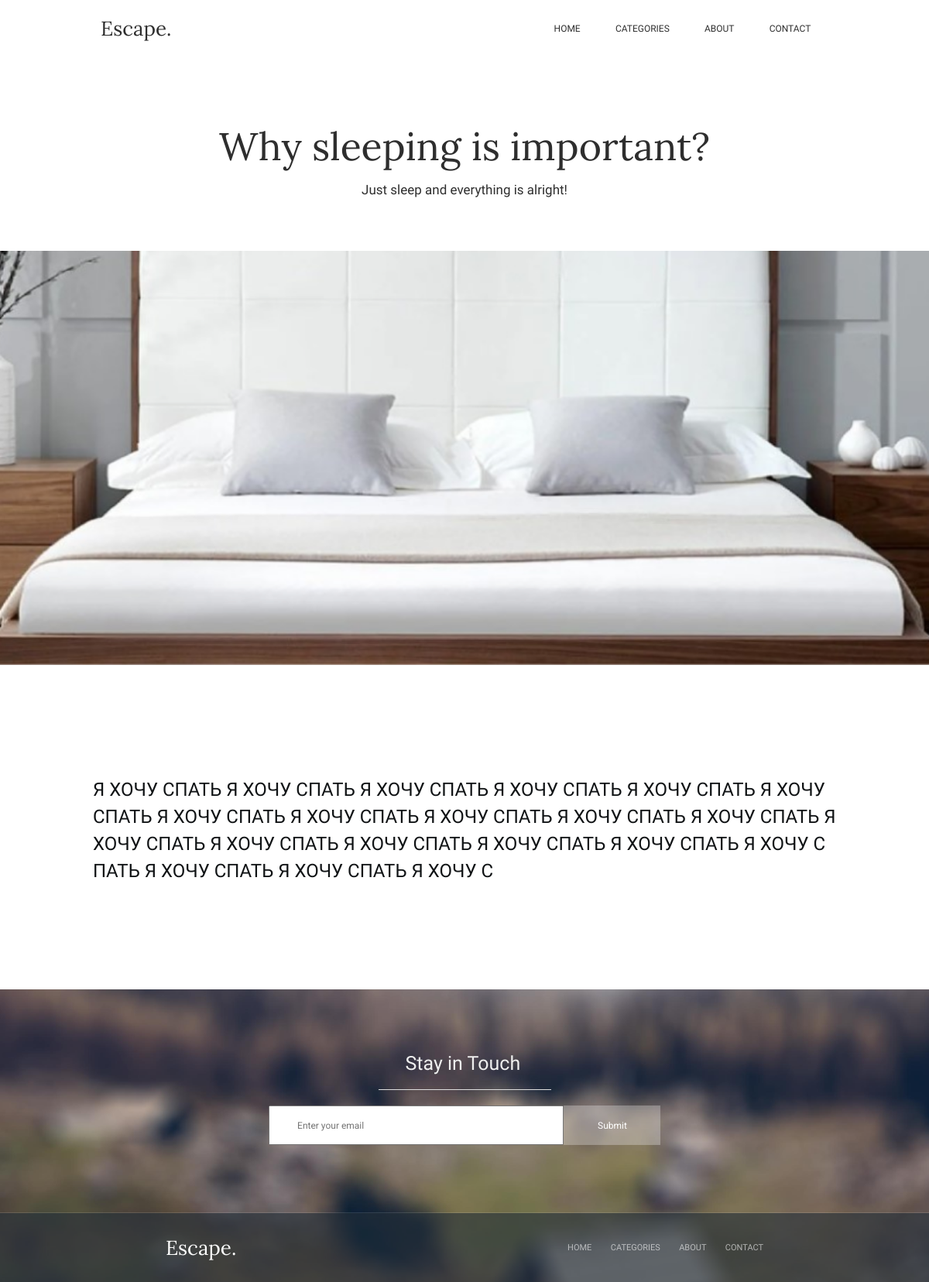
The app's page /post.php?postId=1 with its own data.
### tables this page shows
CREATE TABLE post
(
    `post_id` INT NOT NULL AUTO_INCREMENT,
    `title` VARCHAR(255) NOT NULL,
    `subscription` VARCHAR(255) NOT NULL,
    `author_photo` VARCHAR(255) NOT NULL,
    `author_name` VARCHAR(255) NOT NULL,
    `date` TIMESTAMP,
    `post_text` VARCHAR(255) NOT NULL,
    `image` VARCHAR(255) NOT NULL,
    `featured` TINYINT(1) DEFAULT 0,
    `tag` VARCHAR(255),
    PRIMARY KEY (`post_id`)
);

### post.php (the view, shortened to what this page needs)
<?php
$links = ['home', 'categories', 'about', 'contact'];
$post_id = $_GET['postId'];
function createDBConnection(): mysqli {
    $conn = new mysqli(HOST, USERNAME, PASSWORD, DATABASE, PORT);
    return $conn;
}
function post(mysqli $conn, $id) {
    $sql = "SELECT * FROM post WHERE post_id = $id";
    $result = $conn->query($sql);
    $row = $result->fetch_assoc();
    $post = [
        'id' => $row['post_id'],
        'title' => $row['title'],
        'subscription' => $row['subscription'],
        'image' => $row['image'],
        'post_text' => $row['post_text']
    ];
    return $post;
}
$conn = createDBConnection();
if (is_numeric($post_id)) {
    $post = post($conn, $post_id);
} else {
    exit(
        include 'error_page.html'
    );
}
?>
<!DOCTYPE html>
    <head>
        <link rel="stylesheet" href="static/style/posts.css">
    </head>
    <body>
        <header class="tra_header">
            <h3 class="tra_header__text">Escape.</h3>
            <ul class="tra_header__tra_menu tra_menu">
                <?php
                    foreach ($links as $link) {
                        include 'other_links/post/header_links.php';
                    }
                ?>
            </ul>
        </header>
        <section class="tra_content">
            <section class="tra_content__upper_text upper_text">
                <h1 class="upper_text__header"><?= $post['title'] ?></h1>
                <p class="upper_text__underheader"><?= $post['subscription'] ?></p>
            </section>
            <img class="tra_content__image" src=<?= $post['image'] ?> alt="">
            <p class="tra_content__information"><?= $post['post_text'] ?></p>
        </section>
        <footer class="site_footer">
            <article class="site_footer__sit sit">
                <h3 class="sit__text">Stay in Touch</h3>
                <div class="sit__console_log console_log">
                    <input id="email" name="console_log" placeholder="Enter your email" class="console_log__console">
                    <button class="console_log__button" onclick="alert()">Submit</button>
                </div>
            </article>
            <article class="site_footer__exit_buttons exit_buttons">
                <h3 class="exit_buttons__footer_text">Escape.</h3>
                <ul class="exit_buttons__nav_menu nav_menu">
                    <?php
                        foreach ($links as $link) {
                            include 'other_links/post/footer_links.php';
                        }
                    ?>
                </ul>
            </article>
        </footer>
    </body>
</html>

### style/posts.css (style rules this page uses)
* { margin: 0; padding: 0; }
.site_footer { background-image: url(../images/style/footer-image.png); background-size: cover; height: 378px; display: block; }
.site_footer__sit.sit { display: flex; flex-direction: column; align-items: center; height: 288px ; border-bottom: 1px solid rgba(255, 255, 255, 0.12); }
.sit__text { font: 400 25px/30px "Oxygen"; color: #EFEFEF; border-bottom: 1px solid #DEDEDE; width: 188px; padding-bottom: 18px; padding-left: 35px; margin-top: 81px; }
.sit__console_log.console_log { display: flex; margin-top: 20px; }
.console_log__console { font: 400 12px/14px "Roboto"; color: #817F83; padding: 16.5px 205px 16.5px 35px; }
.console_log__button { font: 400 12px/14px "Roboto"; padding: 18px 43px 18px 44px; color: #FFFFFF; background-color: rgba(255, 255, 255, 0.28); border: none; }
.site_footer__exit_buttons.exit_buttons { background-image: url(../images/style/footer-rectangle.png); background-size: cover; height: 89px; display: flex; align-items: center; justify-content: space-around; }
.exit_buttons__footer_text { font: 400 26px/26px "Lora"; color: #FFFFFF; }
.exit_buttons__nav_menu.nav_menu { list-style-type: none; display: flex; width: 133px; justify-content: space-between; width: 253px; }
.tra_header { margin-inline: auto; display: flex; height: 74px; width: 940px; align-items: center; justify-content: space-between; }
.tra_header__text { font: 400 26px/26px "Lora"; color: #2E2E2E; }
.tra_header__tra_menu.tra_menu { list-style-type: none; display: flex; width: 377px; height: 40px; align-items: center; justify-content: space-around; }
.tra_content__upper_text.upper_text { height: 160px; width: 940px; margin-inline: auto; display: flex; flex-direction: column; align-items: center; margin-top: 90px; }
.upper_text__header { font: 400 50px/51px "Lora"; color: #2E2E2E; }
.upper_text__underheader { font: 400 17px/20px "Oxygen"; color: #2E2E2E; padding-top: 20px; }
.tra_content__image { height: 535px; max-height: 535px; width: 100%; }
.tra_content__information { font: 400 24px/35px "Oxygen"; color: #101315; width: 960px; margin-inline: auto; margin-top: 140px; margin-bottom: 135px; word-break: break-all; }

### records on screen
post: title "Why sleeping is important?", subscription "Just sleep and everything is alright!", image (picture), post_text "Я ХОЧУ СПАТЬ Я ХОЧУ СПАТЬ Я ХОЧУ СПАТЬ Я ХОЧУ СПАТЬ Я ХОЧУ СПАТЬ Я ХОЧУ СПАТЬ Я ХОЧУ СПАТЬ Я ХОЧУ СПАТЬ Я ХОЧУ СПАТЬ Я ХОЧУ СПАТЬ Я ХОЧУ СПАТЬ Я ХОЧУ СПАТЬ Я ХОЧУ СПАТЬ Я ХОЧУ СПАТЬ Я ХОЧУ СПАТЬ Я ХОЧУ СПАТЬ Я ХОЧУ СПАТЬ Я ХОЧУ СПАТЬ Я ХОЧУ СПАТЬ Я ХОЧУ С"

### other values on screen
mb_strtoupper($link) "HOME"
mb_strtoupper($link) "CATEGORIES"
mb_strtoupper($link) "ABOUT"
mb_strtoupper($link) "CONTACT"
